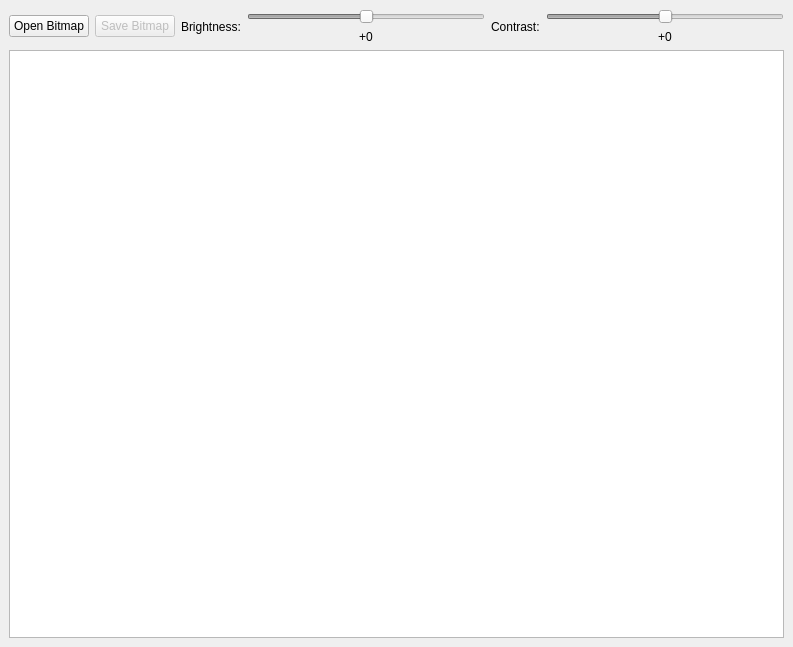
<?xml version="1.0" encoding="UTF-8"?>
<ui version="4.0">
 <class>AdjustmentsWindow</class>
 <widget class="QMainWindow" name="AdjustmentsWindow">
  <property name="geometry">
   <rect>
    <x>0</x>
    <y>0</y>
    <width>793</width>
    <height>647</height>
   </rect>
  </property>
  <property name="sizePolicy">
   <sizepolicy hsizetype="Fixed" vsizetype="Fixed">
    <horstretch>0</horstretch>
    <verstretch>0</verstretch>
   </sizepolicy>
  </property>
  <property name="minimumSize">
   <size>
    <width>793</width>
    <height>647</height>
   </size>
  </property>
  <property name="maximumSize">
   <size>
    <width>793</width>
    <height>647</height>
   </size>
  </property>
  <property name="windowTitle">
   <string>MainWindow</string>
  </property>
  <widget class="QWidget" name="centralwidget">
   <layout class="QGridLayout" name="gridLayout">
    <item row="0" column="0">
     <layout class="QHBoxLayout" name="horizontalLayout">
      <item>
       <widget class="QPushButton" name="btnOpenBitmap">
        <property name="text">
         <string>Open Bitmap</string>
        </property>
       </widget>
      </item>
      <item>
       <widget class="QPushButton" name="btnSaveBitmap">
        <property name="enabled">
         <bool>false</bool>
        </property>
        <property name="text">
         <string>Save Bitmap</string>
        </property>
       </widget>
      </item>
      <item>
       <widget class="QLabel" name="lblBrigtness">
        <property name="text">
         <string>Brightness:</string>
        </property>
       </widget>
      </item>
      <item>
       <layout class="QVBoxLayout" name="verticalLayout">
        <item>
         <widget class="QSlider" name="sldrBrightness">
          <property name="enabled">
           <bool>false</bool>
          </property>
          <property name="minimum">
           <number>-128</number>
          </property>
          <property name="maximum">
           <number>128</number>
          </property>
          <property name="orientation">
           <enum>Qt::Horizontal</enum>
          </property>
         </widget>
        </item>
        <item alignment="Qt::AlignHCenter">
         <widget class="QLabel" name="lblBrightnessValue">
          <property name="text">
           <string>+0</string>
          </property>
         </widget>
        </item>
       </layout>
      </item>
      <item>
       <widget class="QLabel" name="lblContrast">
        <property name="text">
         <string>Contrast:</string>
        </property>
       </widget>
      </item>
      <item>
       <layout class="QVBoxLayout" name="verticalLayout_2">
        <item>
         <widget class="QSlider" name="sldrContrast">
          <property name="enabled">
           <bool>false</bool>
          </property>
          <property name="minimum">
           <number>-128</number>
          </property>
          <property name="maximum">
           <number>128</number>
          </property>
          <property name="orientation">
           <enum>Qt::Horizontal</enum>
          </property>
         </widget>
        </item>
        <item alignment="Qt::AlignHCenter">
         <widget class="QLabel" name="lblContrastValue">
          <property name="text">
           <string>+0</string>
          </property>
         </widget>
        </item>
       </layout>
      </item>
     </layout>
    </item>
    <item row="2" column="0">
     <widget class="QGraphicsView" name="gfxBitmap"/>
    </item>
   </layout>
  </widget>
 </widget>
 <resources/>
 <connections/>
</ui>
